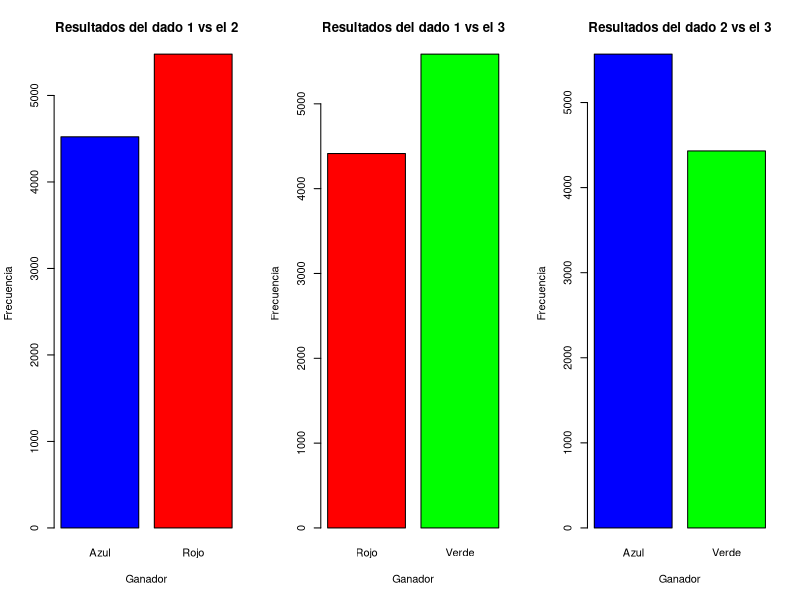
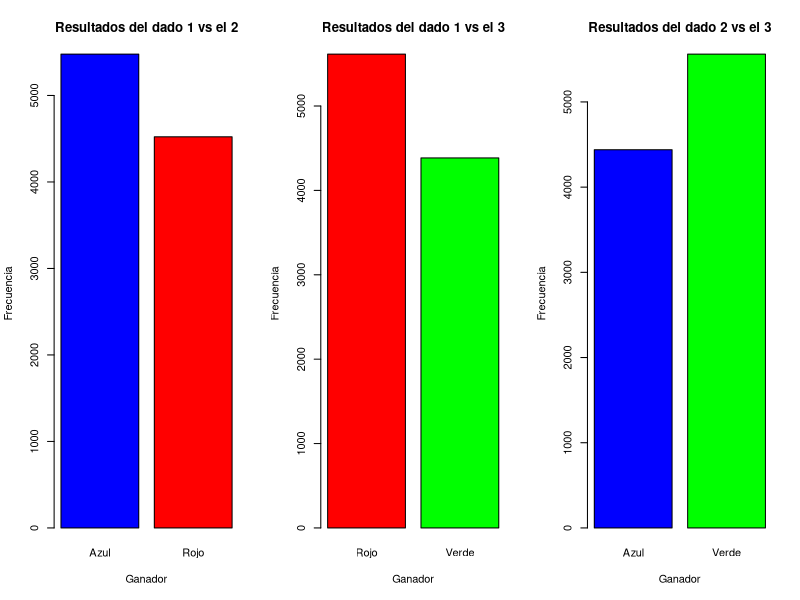
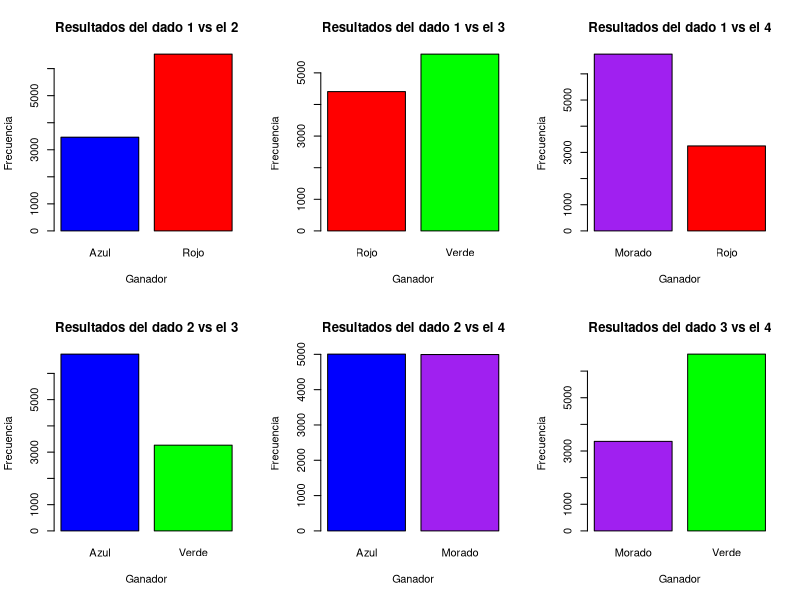

Here is the R script that generated these plots, in order:
# +----------------------------------------------------------------------------+
# | CARDUI WORKS v1.0.0
# +----------------------------------------------------------------------------+
# | Copyright (c) 2024 - 2024, CARDUI.COM (www.cardui.com)
# | Vanessa Reteguín <vanessa@reteguin.com>
# | Released under the MIT license
# | www.cardui.com/carduiframework/license/license.txt
# +----------------------------------------------------------------------------+
# | Author.......: Vanessa Retegín <vanessa@reteguin.com>
# | First release: September 28th, 2024
# | Last update..: October 7th, 2024
# | WhatIs.......: Lab report 02 (code) - Intransitivity property in dice game
# +----------------------------------------------------------------------------+
# | Major........: Intelligent Computing Engineering - 3rd Semester
# | Subject......: Descriptive statistics and probability
# | Professor....: José Antonio Guerrero Díaz de León
# +----------------------------------------------------------------------------+
# | Acknowledgements: Many thanks to Dr. José Antonio Guerrero Díaz de León for
# |                   providing sample code for the development of this activity
# +----------------------------------------------------------------------------+

#-----------
# Functions 
#-----------

# Dice pseudoclass
dado<-function(caras,nombre){
   d<-list("caras"=caras,"nom"=nombre)
   class(d)<-"dado"
   return(d)
}

# Print dice faces
print.dado<-function(d){
    cat(d$nom,"\n")
		nc<-length(d$caras)
		cat("╔",rep("═╦",nc-1),"═╗\n",sep="")
		for(i in 1:nc) cat("║",d$caras[i],sep="")
		    cat("║\n")
		    cat("╚",rep("═╩",nc-1),"═╝\n",sep="")
}

# Simulate rolling a dice
tirar<-function(d,n=1){
    s<-sample(d$caras,size=n,replace=TRUE)
    t<-sum(s)
    r<-list("s"=s,"t"=t,"nom"=d$nom)
    return(r)
}

# Comparing dice to determine winner
# (Which dice is "better"?)
gana<-function(s1,s2){
   # Determine which dice has the highest value
   # If both are equal, determine that "white" won
   res<-ifelse(s1$t<s2$t,s2$nom,
	 ifelse(s1$t>s2$t,s1$nom,"white"))
   return(res)
}

#--------------------------------------------------------------------------------
# Simulation #1
#--------------------------------------------------------------------------------
# Dice got from Wikipedia (Non-transitive dice)
# https://es.wikipedia.org/w/index.php?title=Dados_no_transitivos&oldid=138316145
#--------------------------------------------------------------------------------
dado1<-dado(c(2,2,4,4,9,9),"Rojo")
dado2<-dado(c(1,1,6,6,8,8),"Azul")
dado3<-dado(c(3,3,5,5,7,7),"Verde")

# Declare result history vectors as numeric type
res1vs2<-numeric()
res1vs3<-numeric()
res2vs3<-numeric()

# Run 10000 simulations
for(i in 1:10000){
    # Roll each dice
    s1<-tirar(dado1)
    s2<-tirar(dado2)
    s3<-tirar(dado3)
    
    # Determine which dice wins and save it in variable
    r1vs2<-gana(s1, s2)
    r1vs3<-gana(s1, s3)
    r2vs3<-gana(s2, s3)
    
    # Concatenate variable value to history vector
    res1vs2<-c(res1vs2, r1vs2)
    res1vs3<-c(res1vs3, r1vs3)
    res2vs3<-c(res2vs3, r2vs3)
}

# Split the canvas into 3 parts
par(mfrow=c(1,3))

# Get the values of the vectors as strings
str(res1vs2)
str(res1vs3)
str(res2vs3)

# Tabulate historical results data and generate graph
t1vs2 <- table(res1vs2)
barplot(t1vs2, xlab="Ganador", ylab="Frecuencia", main="Resultados del dado 1 vs el 2", col=c("blue", "red", "white"))

t1vs3 <- table(res1vs3)
barplot(t1vs3, xlab="Ganador", ylab="Frecuencia", main="Resultados del dado 1 vs el 3", col=c("red", "green", "white"))

t2vs3 <- table(res2vs3)
barplot(t2vs3, xlab="Ganador", ylab="Frecuencia", main="Resultados del dado 2 vs el 3", col=c("blue", "green", "white"))

#--------------------------------------------------------------------------------
# Simulation #2
#--------------------------------------------------------------------------------
# Data given by the professor (José Antonio Guerrero Díaz de León)
#--------------------------------------------------------------------------------
dado1<-dado(c(1,1,5,5,9,9),"Rojo")
dado2<-dado(c(2,2,6,6,7,7),"Azul")
dado3<-dado(c(3,3,4,4,8,8),"Verde")

# Declare result history vectors as numeric type
res1vs2<-numeric()
res1vs3<-numeric()
res2vs3<-numeric()

# Run 10000 simulations
for(i in 1:10000){
    # Roll each dice
    s1<-tirar(dado1)
    s2<-tirar(dado2)
    s3<-tirar(dado3)
    
    # Determine which dice wins and save it in variable
    r1vs2<-gana(s1, s2)
    r1vs3<-gana(s1, s3)
    r2vs3<-gana(s2, s3)
    
    # Concatenate variable value to history vector
    res1vs2<-c(res1vs2, r1vs2)
    res1vs3<-c(res1vs3, r1vs3)
    res2vs3<-c(res2vs3, r2vs3)
}

# Split the canvas into 3 parts
par(mfrow=c(1,3))

# Get the values of the vectors as strings
str(res1vs2)
str(res1vs3)
str(res2vs3)

# Tabulate historical results data and generate graph
t1vs2 <- table(res1vs2)
barplot(t1vs2, xlab="Ganador", ylab="Frecuencia", main="Resultados del dado 1 vs el 2", col=c("blue", "red", "white"))

t1vs3 <- table(res1vs3)
barplot(t1vs3, xlab="Ganador", ylab="Frecuencia", main="Resultados del dado 1 vs el 3", col=c("red", "green", "white"))

t2vs3 <- table(res2vs3)
barplot(t2vs3, xlab="Ganador", ylab="Frecuencia", main="Resultados del dado 2 vs el 3", col=c("blue", "green", "white"))

#--------------------------------------------------------------------------------
# Simulation #3
#--------------------------------------------------------------------------------
# Efron's dice obtained from Wikipedia (Non-transitive dice)
# https://es.wikipedia.org/w/index.php?title=Dados_no_transitivos&oldid=138316145
#--------------------------------------------------------------------------------
dado1<-dado(c(4, 4, 4, 4, 0, 0),"Rojo")
dado2<-dado(c(3, 3, 3, 3, 3, 3),"Azul")
dado3<-dado(c(6, 6, 2, 2, 2, 2),"Verde")
dado4<-dado(c(5, 5, 5, 1, 1, 1),"Morado")

# Declare result history vectors as numeric type
res1vs2<-numeric()
res1vs3<-numeric()
res1vs4<-numeric()
res2vs3<-numeric()
res2vs4<-numeric()
res3vs4<-numeric()

# Run 10000 simulations
for(i in 1:10000){
    # Roll each dice
    s1<-tirar(dado1)
    s2<-tirar(dado2)
    s3<-tirar(dado3)
    s4<-tirar(dado4)
    
    # Determine which dice wins and save it in variable
    r1vs2<-gana(s1, s2)
    r1vs3<-gana(s1, s3)
    r1vs4<-gana(s1, s4)
    r2vs3<-gana(s2, s3)
    r2vs4<-gana(s2, s4)
    r3vs4<-gana(s3, s4)
    
    # Concatenate variable value to history vector
    res1vs2<-c(res1vs2, r1vs2)
		res1vs3<-c(res1vs3, r1vs3)
		res1vs4<-c(res1vs4, r1vs4)
		res2vs3<-c(res2vs3, r2vs3)
		res2vs4<-c(res2vs4, r2vs4)
		res3vs4<-c(res3vs4, r3vs4)
}

# Split the canvas into 6 parts
par(mfrow=c(2,3))

# Get the values of the vectors as strings
str(res1vs2)
str(res1vs3)
str(res1vs4)
str(res2vs3)
str(res2vs4)
str(res3vs4)

# Tabulate historical results data and generate graph

# 1vs2
t1vs2 <- table(res1vs2)
barplot(t1vs2, xlab="Ganador", ylab="Frecuencia", main="Resultados del dado 1 vs el 2", col=c("blue", "red", "white"))

# 1vs3
t1vs3 <- table(res1vs3)
barplot(t1vs3, xlab="Ganador", ylab="Frecuencia", main="Resultados del dado 1 vs el 3", col=c("red", "green", "white"))

# 1vs4
t1vs4 <- table(res1vs4)
barplot(t1vs4, xlab="Ganador", ylab="Frecuencia", main="Resultados del dado 1 vs el 4", col=c("purple", "red", "white"))

# 2vs3
t2vs3 <- table(res2vs3)
barplot(t2vs3, xlab="Ganador", ylab="Frecuencia", main="Resultados del dado 2 vs el 3", col=c("blue", "green", "white"))

# 2vs4
t2vs4 <- table(res2vs4)
barplot(t2vs4, xlab="Ganador", ylab="Frecuencia", main="Resultados del dado 2 vs el 4", col=c("blue", "purple", "white"))

# 3vs4
t3vs4 <- table(res3vs4)
barplot(t3vs4, xlab="Ganador", ylab="Frecuencia", main="Resultados del dado 3 vs el 4", col=c("purple", "green", "white"))
